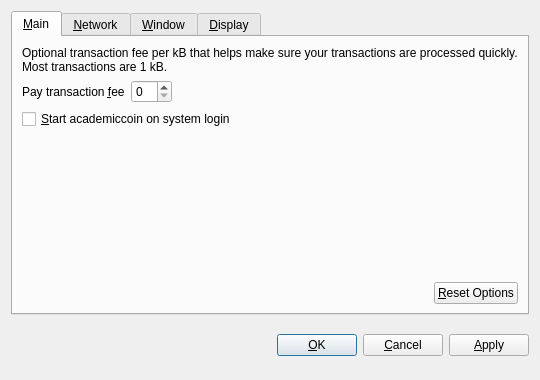
<?xml version="1.0" encoding="UTF-8"?>
<ui version="4.0">
 <class>OptionsDialog</class>
 <widget class="QDialog" name="OptionsDialog">
  <property name="geometry">
   <rect>
    <x>0</x>
    <y>0</y>
    <width>540</width>
    <height>380</height>
   </rect>
  </property>
  <property name="windowTitle">
   <string>Options</string>
  </property>
  <property name="modal">
   <bool>true</bool>
  </property>
  <layout class="QVBoxLayout" name="verticalLayout">
   <item>
    <widget class="QTabWidget" name="tabWidget">
     <property name="tabPosition">
      <enum>QTabWidget::North</enum>
     </property>
     <property name="currentIndex">
      <number>0</number>
     </property>
     <widget class="QWidget" name="tabMain">
      <attribute name="title">
       <string>&amp;Main</string>
      </attribute>
      <layout class="QVBoxLayout" name="verticalLayout_Main">
       <item>
        <widget class="QLabel" name="transactionFeeInfoLabel">
         <property name="text">
          <string>Optional transaction fee per kB that helps make sure your transactions are processed quickly. Most transactions are 1 kB.</string>
         </property>
         <property name="textFormat">
          <enum>Qt::PlainText</enum>
         </property>
         <property name="wordWrap">
          <bool>true</bool>
         </property>
        </widget>
       </item>
       <item>
        <layout class="QHBoxLayout" name="horizontalLayout_1_Main">
         <item>
          <widget class="QLabel" name="transactionFeeLabel">
           <property name="text">
            <string>Pay transaction &amp;fee</string>
           </property>
           <property name="textFormat">
            <enum>Qt::PlainText</enum>
           </property>
           <property name="buddy">
            <cstring>transactionFee</cstring>
           </property>
          </widget>
         </item>
         <item>
          <widget class="BitcoinAmountField" name="transactionFee"/>
         </item>
         <item>
          <spacer name="horizontalSpacer_1_Main">
           <property name="orientation">
            <enum>Qt::Horizontal</enum>
           </property>
           <property name="sizeHint" stdset="0">
            <size>
             <width>40</width>
             <height>20</height>
            </size>
           </property>
          </spacer>
         </item>
        </layout>
       </item>
       <item>
        <widget class="QCheckBox" name="bitcoinAtStartup">
         <property name="toolTip">
          <string>Automatically start academiccoin after logging in to the system.</string>
         </property>
         <property name="text">
          <string>&amp;Start academiccoin on system login</string>
         </property>
        </widget>
       </item>
       <item>
        <spacer name="verticalSpacer_Main">
         <property name="orientation">
          <enum>Qt::Vertical</enum>
         </property>
         <property name="sizeHint" stdset="0">
          <size>
           <width>20</width>
           <height>40</height>
          </size>
         </property>
        </spacer>
       </item>
       <item>
        <layout class="QHBoxLayout" name="horizontalLayout_2_Main">
         <item>
          <spacer name="horizontalSpacer_2_Main">
           <property name="orientation">
            <enum>Qt::Horizontal</enum>
           </property>
           <property name="sizeHint" stdset="0">
            <size>
             <width>40</width>
             <height>20</height>
            </size>
           </property>
          </spacer>
         </item>
         <item>
          <widget class="QPushButton" name="resetButton">
           <property name="toolTip">
            <string>Reset all client options to default.</string>
           </property>
           <property name="text">
            <string>&amp;Reset Options</string>
           </property>
           <property name="autoDefault">
            <bool>false</bool>
           </property>
          </widget>
         </item>
        </layout>
       </item>
      </layout>
     </widget>
     <widget class="QWidget" name="tabNetwork">
      <attribute name="title">
       <string>&amp;Network</string>
      </attribute>
      <layout class="QVBoxLayout" name="verticalLayout_Network">
       <item>
        <widget class="QCheckBox" name="mapPortUpnp">
         <property name="toolTip">
          <string>Automatically open the academiccoin client port on the router. This only works when your router supports UPnP and it is enabled.</string>
         </property>
         <property name="text">
          <string>Map port using &amp;UPnP</string>
         </property>
        </widget>
       </item>
       <item>
        <widget class="QCheckBox" name="connectSocks">
         <property name="toolTip">
          <string>Connect to the academiccoin network through a SOCKS proxy (e.g. when connecting through Tor).</string>
         </property>
         <property name="text">
          <string>&amp;Connect through SOCKS proxy:</string>
         </property>
        </widget>
       </item>
       <item>
        <layout class="QHBoxLayout" name="horizontalLayout_Network">
         <item>
          <widget class="QLabel" name="proxyIpLabel">
           <property name="text">
            <string>Proxy &amp;IP:</string>
           </property>
           <property name="textFormat">
            <enum>Qt::PlainText</enum>
           </property>
           <property name="buddy">
            <cstring>proxyIp</cstring>
           </property>
          </widget>
         </item>
         <item>
          <widget class="QValidatedLineEdit" name="proxyIp">
           <property name="maximumSize">
            <size>
             <width>140</width>
             <height>16777215</height>
            </size>
           </property>
           <property name="toolTip">
            <string>IP address of the proxy (e.g. 127.0.0.1)</string>
           </property>
          </widget>
         </item>
         <item>
          <widget class="QLabel" name="proxyPortLabel">
           <property name="text">
            <string>&amp;Port:</string>
           </property>
           <property name="textFormat">
            <enum>Qt::PlainText</enum>
           </property>
           <property name="buddy">
            <cstring>proxyPort</cstring>
           </property>
          </widget>
         </item>
         <item>
          <widget class="QLineEdit" name="proxyPort">
           <property name="maximumSize">
            <size>
             <width>55</width>
             <height>16777215</height>
            </size>
           </property>
           <property name="toolTip">
            <string>Port of the proxy (e.g. 9050)</string>
           </property>
          </widget>
         </item>
         <item>
          <widget class="QLabel" name="socksVersionLabel">
           <property name="text">
            <string>SOCKS &amp;Version:</string>
           </property>
           <property name="textFormat">
            <enum>Qt::PlainText</enum>
           </property>
           <property name="buddy">
            <cstring>socksVersion</cstring>
           </property>
          </widget>
         </item>
         <item>
          <widget class="QValueComboBox" name="socksVersion">
           <property name="toolTip">
            <string>SOCKS version of the proxy (e.g. 5)</string>
           </property>
          </widget>
         </item>
         <item>
          <spacer name="horizontalSpacer_Network">
           <property name="orientation">
            <enum>Qt::Horizontal</enum>
           </property>
           <property name="sizeHint" stdset="0">
            <size>
             <width>40</width>
             <height>20</height>
            </size>
           </property>
          </spacer>
         </item>
        </layout>
       </item>
       <item>
        <spacer name="verticalSpacer_Network">
         <property name="orientation">
          <enum>Qt::Vertical</enum>
         </property>
         <property name="sizeHint" stdset="0">
          <size>
           <width>20</width>
           <height>40</height>
          </size>
         </property>
        </spacer>
       </item>
      </layout>
     </widget>
     <widget class="QWidget" name="tabWindow">
      <attribute name="title">
       <string>&amp;Window</string>
      </attribute>
      <layout class="QVBoxLayout" name="verticalLayout_Window">
       <item>
        <widget class="QCheckBox" name="minimizeToTray">
         <property name="toolTip">
          <string>Show only a tray icon after minimizing the window.</string>
         </property>
         <property name="text">
          <string>&amp;Minimize to the tray instead of the taskbar</string>
         </property>
        </widget>
       </item>
       <item>
        <widget class="QCheckBox" name="minimizeOnClose">
         <property name="toolTip">
          <string>Minimize instead of exit the application when the window is closed. When this option is enabled, the application will be closed only after selecting Quit in the menu.</string>
         </property>
         <property name="text">
          <string>M&amp;inimize on close</string>
         </property>
        </widget>
       </item>
       <item>
        <spacer name="verticalSpacer_Window">
         <property name="orientation">
          <enum>Qt::Vertical</enum>
         </property>
         <property name="sizeHint" stdset="0">
          <size>
           <width>20</width>
           <height>40</height>
          </size>
         </property>
        </spacer>
       </item>
      </layout>
     </widget>
     <widget class="QWidget" name="tabDisplay">
      <attribute name="title">
       <string>&amp;Display</string>
      </attribute>
      <layout class="QVBoxLayout" name="verticalLayout_Display">
       <item>
        <layout class="QHBoxLayout" name="horizontalLayout_1_Display">
         <item>
          <widget class="QLabel" name="langLabel">
           <property name="text">
            <string>User Interface &amp;language:</string>
           </property>
           <property name="textFormat">
            <enum>Qt::PlainText</enum>
           </property>
           <property name="buddy">
            <cstring>lang</cstring>
           </property>
          </widget>
         </item>
         <item>
          <widget class="QValueComboBox" name="lang">
           <property name="toolTip">
            <string>The user interface language can be set here. This setting will take effect after restarting academiccoin.</string>
           </property>
          </widget>
         </item>
        </layout>
       </item>
       <item>
        <layout class="QHBoxLayout" name="horizontalLayout_2_Display">
         <item>
          <widget class="QLabel" name="unitLabel">
           <property name="text">
            <string>&amp;Unit to show amounts in:</string>
           </property>
           <property name="textFormat">
            <enum>Qt::PlainText</enum>
           </property>
           <property name="buddy">
            <cstring>unit</cstring>
           </property>
          </widget>
         </item>
         <item>
          <widget class="QValueComboBox" name="unit">
           <property name="toolTip">
            <string>Choose the default subdivision unit to show in the interface and when sending coins.</string>
           </property>
          </widget>
         </item>
        </layout>
       </item>
       <item>
        <widget class="QCheckBox" name="displayAddresses">
         <property name="toolTip">
          <string>Whether to show academiccoin addresses in the transaction list or not.</string>
         </property>
         <property name="text">
          <string>&amp;Display addresses in transaction list</string>
         </property>
        </widget>
       </item>
       <item>
        <widget class="QCheckBox" name="coinControlFeatures">
         <property name="toolTip">
          <string>Whether to show coin control features or not.</string>
         </property>
         <property name="text">
          <string>Display coin &amp;control features (experts only!)</string>
         </property>
        </widget>
       </item>
       <item>
        <spacer name="verticalSpacer_Display">
         <property name="orientation">
          <enum>Qt::Vertical</enum>
         </property>
         <property name="sizeHint" stdset="0">
          <size>
           <width>20</width>
           <height>40</height>
          </size>
         </property>
        </spacer>
       </item>
      </layout>
     </widget>
    </widget>
   </item>
   <item>
    <layout class="QHBoxLayout" name="horizontalLayout_Buttons">
     <item>
      <spacer name="horizontalSpacer_1">
       <property name="orientation">
        <enum>Qt::Horizontal</enum>
       </property>
       <property name="sizeHint" stdset="0">
        <size>
         <width>40</width>
         <height>48</height>
        </size>
       </property>
      </spacer>
     </item>
     <item>
      <widget class="QLabel" name="statusLabel">
       <property name="font">
        <font>
         <weight>75</weight>
         <bold>true</bold>
        </font>
       </property>
       <property name="text">
        <string/>
       </property>
       <property name="textFormat">
        <enum>Qt::PlainText</enum>
       </property>
       <property name="wordWrap">
        <bool>true</bool>
       </property>
      </widget>
     </item>
     <item>
      <spacer name="horizontalSpacer_2">
       <property name="orientation">
        <enum>Qt::Horizontal</enum>
       </property>
       <property name="sizeHint" stdset="0">
        <size>
         <width>40</width>
         <height>48</height>
        </size>
       </property>
      </spacer>
     </item>
     <item>
      <widget class="QPushButton" name="okButton">
       <property name="text">
        <string>&amp;OK</string>
       </property>
      </widget>
     </item>
     <item>
      <widget class="QPushButton" name="cancelButton">
       <property name="text">
        <string>&amp;Cancel</string>
       </property>
       <property name="autoDefault">
        <bool>false</bool>
       </property>
      </widget>
     </item>
     <item>
      <widget class="QPushButton" name="applyButton">
       <property name="text">
        <string>&amp;Apply</string>
       </property>
       <property name="autoDefault">
        <bool>false</bool>
       </property>
      </widget>
     </item>
    </layout>
   </item>
  </layout>
 </widget>
 <customwidgets>
  <customwidget>
   <class>BitcoinAmountField</class>
   <extends>QSpinBox</extends>
   <header>bitcoinamountfield.h</header>
  </customwidget>
  <customwidget>
   <class>QValueComboBox</class>
   <extends>QComboBox</extends>
   <header>qvaluecombobox.h</header>
  </customwidget>
  <customwidget>
   <class>QValidatedLineEdit</class>
   <extends>QLineEdit</extends>
   <header>qvalidatedlineedit.h</header>
  </customwidget>
 </customwidgets>
 <resources/>
 <connections/>
</ui>
